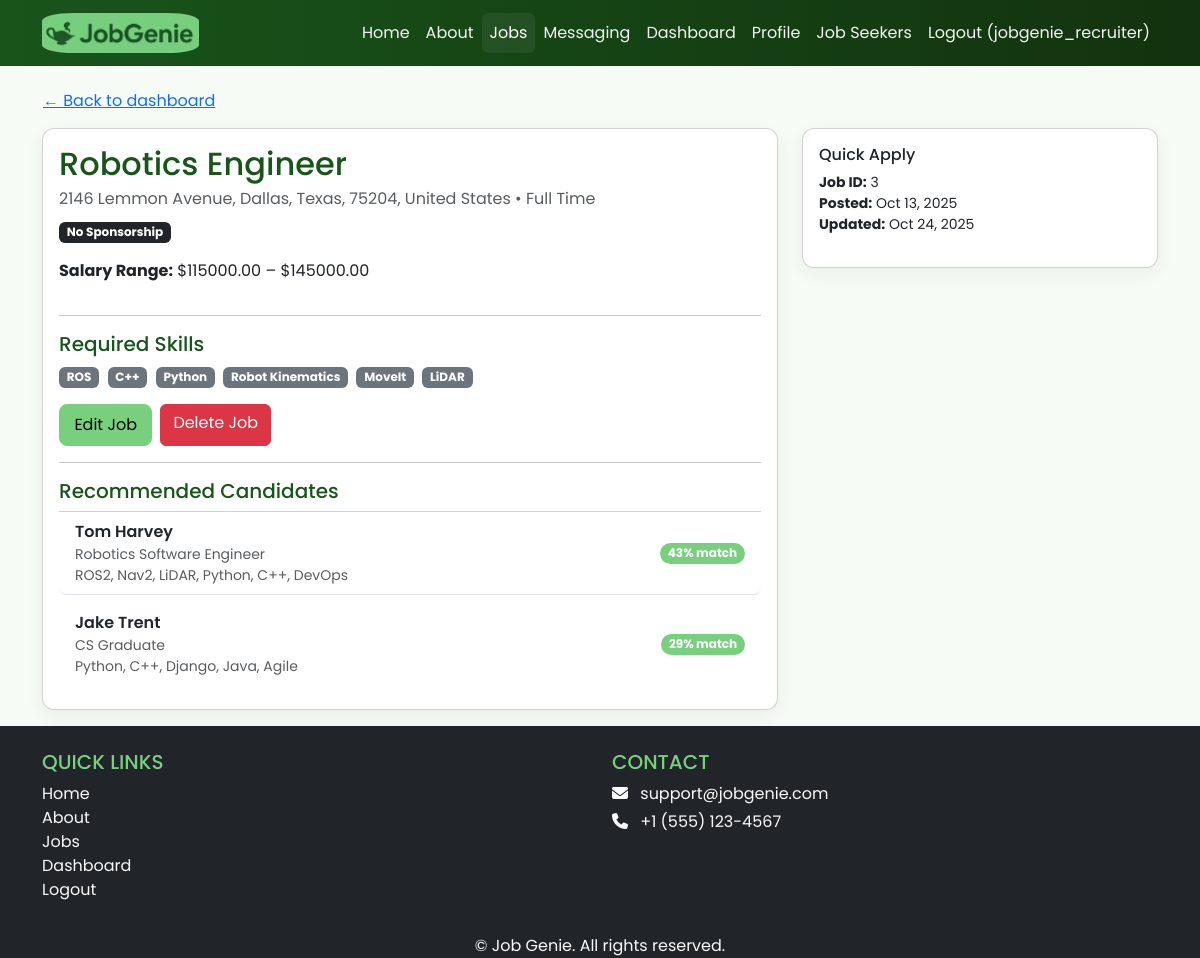
Page /jobs/3/ (signed in) on the earlier database version.
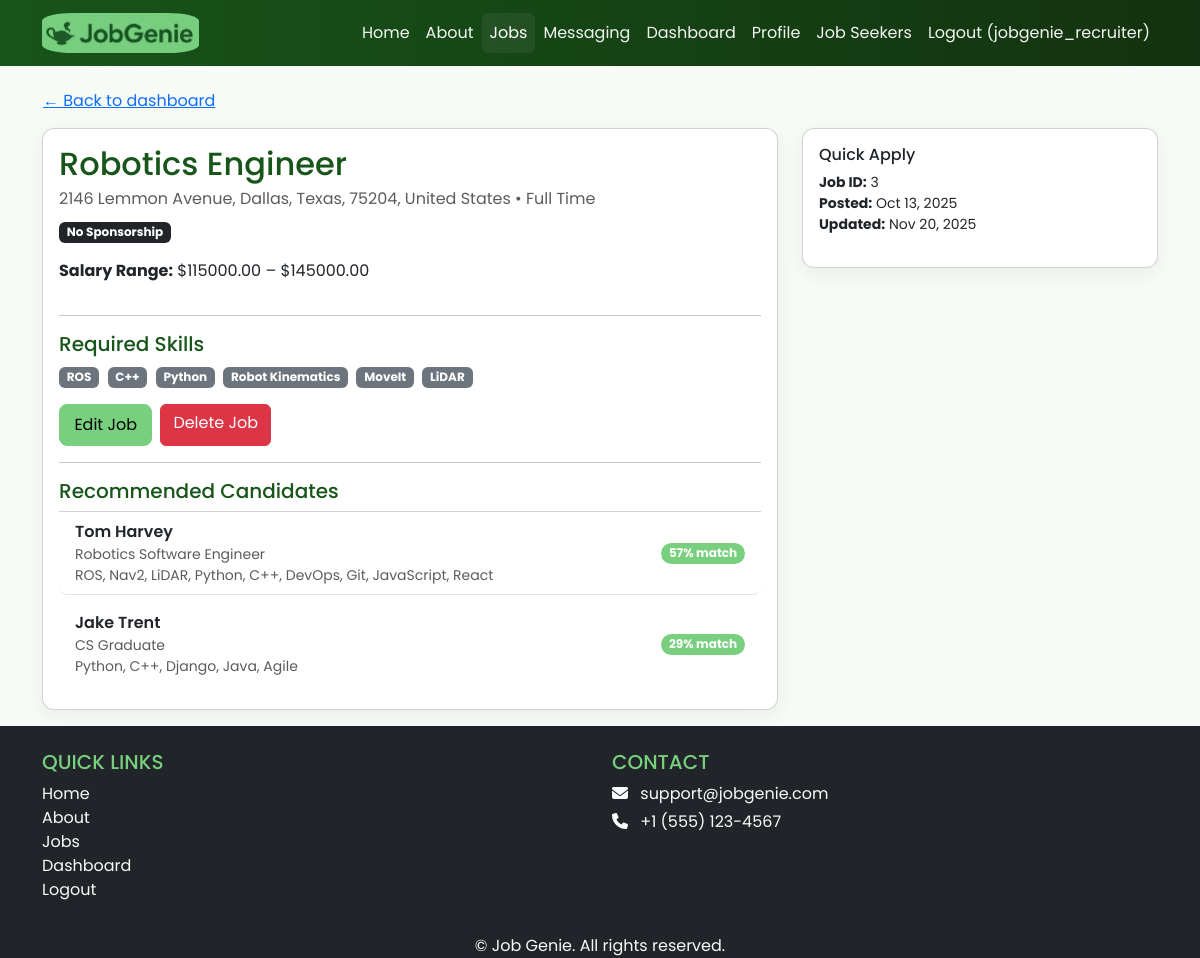
Same page on the later database version.
### profiles/models.py (models this page shows, shortened)
class JobSeekerProfile(models.Model):
    first_name = models.CharField(max_length=255, default='Unknown')
    last_name = models.CharField(max_length=255, default='Unknown')
    user = models.OneToOneField(User, on_delete=models.CASCADE)
    headline = models.CharField(max_length=255)
    skills = models.TextField()
    education = models.TextField()
    work_experience = models.TextField()
    links = models.TextField(blank=True)
    email = models.EmailField(blank=True, null=True, help_text="Contact email for recruiters")
    is_public = models.BooleanField(default=True)  # privacy
    address = models.CharField(max_length=255, blank=True)
    city = models.CharField(max_length=100, blank=True)
    state = models.CharField(max_length=100, blank=True)
    postal_code = models.CharField(max_length=20, blank=True)
    country = models.CharField(max_length=100, blank=True)
    lat = models.FloatField(null=True, blank=True)
    lng = models.FloatField(null=True, blank=True)
    preferred_radius_km = models.PositiveIntegerField(
        null=True,
        blank=True,
        help_text="Preferred commute radius (km)"
    )

### jobs/models.py (models this page shows, shortened)
class Job(models.Model):
    JOB_TYPES = [
        ('FT', 'Full Time'),
        ('PT', 'Part Time'),
        ('IN', 'Internship'),
        ('CT', 'Contractor'),
    ]
    REMOTE_TYPES = [
        ('ON', 'On-site'),
        ('RE', 'Remote'),
        ('HY', 'Hybrid'),
    ]
    SPONSORSHIP_OPT = [
        ('YES', 'Sponsorship Available'),
        ('NO', 'No Sponsorship'),
    ]
    recruiter = models.ForeignKey(
    Recruiter,
    on_delete=models.CASCADE,
    related_name="jobs",
    null=True,
    blank=True
    )
    title = models.CharField(max_length=255)
    company_name = models.CharField(max_length=255, blank=True, default="")
    skills = models.TextField(help_text="List required skills, separated by commas", blank=True, default="")
    address = models.CharField(max_length=255, blank=True, help_text="Type office location or adjust pin on map")
    city = models.CharField(max_length=100, blank=True)
    state = models.CharField(max_length=100, blank=True)
    postal_code = models.CharField(max_length=20, blank=True)
    country = models.CharField(max_length=100, blank=True)
    salary_min = models.DecimalField(max_digits=10, decimal_places=2, null=True, blank=True)
    salary_max = models.DecimalField(max_digits=10, decimal_places=2, null=True, blank=True)
    job_type = models.CharField(max_length=2, choices=JOB_TYPES)
    visa_sponsorship = models.CharField(max_length=3, choices=SPONSORSHIP_OPT, default='NO')
    remote_type = models.CharField(max_length=2, choices=REMOTE_TYPES, default='ON')
    created_at = models.DateTimeField(auto_now_add=True)
    updated_at = models.DateTimeField(auto_now=True)
    lat = models.FloatField(null=True, blank=True)
    lng = models.FloatField(null=True, blank=True)
    @property
    def skill_list(self):
        return [s.strip() for s in self.skills.split(',')] if self.skills else []
    @property
    def full_address(self):
        parts = [self.address, self.city, self.state, self.postal_code, self.country]
        return ", ".join([p for p in parts if p])
    class Meta:
        indexes = [
            models.Index(fields=['job_type']),
            models.Index(fields=['remote_type']),
            models.Index(fields=['city']),
        ]
        ordering = ['-created_at']

### jobs/views.py (the view)
# urls.py: path('<int:pk>/', JobDetailView.as_view(), name='job_detail'),
class JobDetailView(DetailView):
    model = Job
    template_name = 'jobs/job_detail.html'
    context_object_name = 'job'
    def get_context_data(self, **kwargs):
        ctx = super().get_context_data(**kwargs)
        if self.request.user.is_authenticated:
            ctx['application'] = Application.objects.filter(
                job=self.object, candidate=self.request.user
            ).first()
        recruiter = getattr(self.request.user, "recruiter_profile", None)
        if recruiter and self.object.recruiter_id == recruiter.id:
            ctx['job_recommendations'] = recommend_candidates_for_job(self.object, limit=5)
        return ctx

### recruiters/recommendations.py (called while the page is built)
def _tokenize_skills(raw: str) -> List[str]:
    if not raw:
        return []
    tokens: List[str] = []
    for part in raw.replace(',', ' ').split():
        token = part.strip().lower()
        if token:
            tokens.append(token)
    return tokens

def score_candidate_for_job(job, profile: JobSeekerProfile) -> float:
    job_skills = set(_tokenize_skills(getattr(job, 'skills', '')))
    candidate_skills = set(_tokenize_skills(profile.skills))
    if not job_skills or not candidate_skills:
        return 0.0
    overlap = job_skills.intersection(candidate_skills)
    match_ratio = len(overlap) / len(job_skills)  # job-centric match
    remote_type = getattr(job, 'remote_type', None)
    remote_bonus = 0.05 if remote_type in ('RE', 'HY') else 0.0
    score = match_ratio + remote_bonus
    return round(score * 100, 2)  # scale to percentage

### jobs/templates/jobs/job_detail.html (shortened to what this page needs)
{% extends 'base.html' %}
{% load static %}
{% block content %}
<div class="p-3">
  <div class="container">
    {% if user.is_authenticated and user.userprofile.role == 'RECRUITER' %}
      <a href="{% url 'recruiters:dashboard' %}" class="btn btn-link ps-0">← Back to dashboard</a>
    {% else %}
      <a href="{% url 'job_list' %}" class="btn btn-link ps-0">← Back to jobs</a>
    {% endif %}
    <div class="row mt-2">
      <div class="col-lg-8">
        <div class="card p-3">
          <h2 class="mb-1">{{ job.title }}</h2>
          <div class="mb-2 text-muted">
            {{ job.full_address }} • {{ job.get_job_type_display }}
          </div>
          <div class="mb-3">
            <span class="badge {% if job.visa_sponsorship == 'YES' %}bg-success{% else %}bg-dark{% endif %}">
              {{ job.get_visa_sponsorship_display }}
            </span>
          </div>
          {% if job.salary_min or job.salary_max %}
            <p><strong>Salary Range:</strong>
              ${{ job.salary_min|default:"?" }} – ${{ job.salary_max|default:"?" }}
            </p>
          {% endif %}
          <hr>
          <h5>Required Skills</h5>
          <p class="mb-0">
            {% if job.skills %}
              {% for s in job.skill_list %}
                <span class="badge bg-secondary me-1">{{ s }}</span>
              {% endfor %}
            {% else %}
              <em>Not specified.</em>
            {% endif %}
          </p>
          {% if user.is_authenticated and user.recruiter_profile == job.recruiter %}
            <div class="mt-3 d-flex gap-2">
              <a href="{% url 'job_edit' job.pk %}" class="btn btn-primary">Edit Job</a>
              <a href="{% url 'job_delete' job.pk %}" class="btn btn-danger">Delete Job</a>
            </div>
          {% endif %}
          {% if user.is_authenticated and user.recruiter_profile == job.recruiter %}
            <hr>
            <h5 class="mb-2">Recommended Candidates</h5>
            {% if job_recommendations %}
              <ul class="list-group list-group-flush">
                {% for profile, score in job_recommendations %}
                  <a href="{% url 'profiles:jobseeker_detail' profile.pk %}"
                  class="list-group-item list-group-item-action d-flex justify-content-between align-items-center">
                    <div>
                      <div class="fw-semibold">{{ profile.first_name }} {{ profile.last_name }}</div>
                      <div class="text-muted small">{{ profile.headline }}</div>
                      <div class="text-muted small">{{ profile.skills|truncatechars:120 }}</div>
                    </div>
                    <span class="badge bg-primary rounded-pill">{{ score|floatformat:0 }}% match</span>
                  </a>
                {% endfor %}
              </ul>
            {% else %}
              <p class="text-muted">No recommendations yet.</p>
            {% endif %}
          {% endif %}
        </div>
      </div>
      <div class="col-lg-4 mt-3 mt-lg-0">
        <div class="card p-3">
          <h6 class="mb-2">Quick Apply</h6>
          <ul class="list-unstyled mb-0 small">
            <li><strong>Job ID:</strong> {{ job.id }}</li>
            <li><strong>Posted:</strong> {{ job.created_at|date:"M j, Y" }}</li>
            <li><strong>Updated:</strong> {{ job.updated_at|date:"M j, Y" }}</li>
          </ul>
        </div>
      </div>
    </div>
  </div>
</div>
{% endblock content %}

Differences in the rows shown:
changed Job "Robotics Engineer": updated_at "Oct 24, 2025" → "Nov 20, 2025"
changed JobSeekerProfile "Tom": skills "ROS2, Nav2, LiDAR, Python, C++, DevOps" → "ROS, Nav2, LiDAR, Python, C++, DevOps, Git, JavaScript, React"; score "43" → "57"
